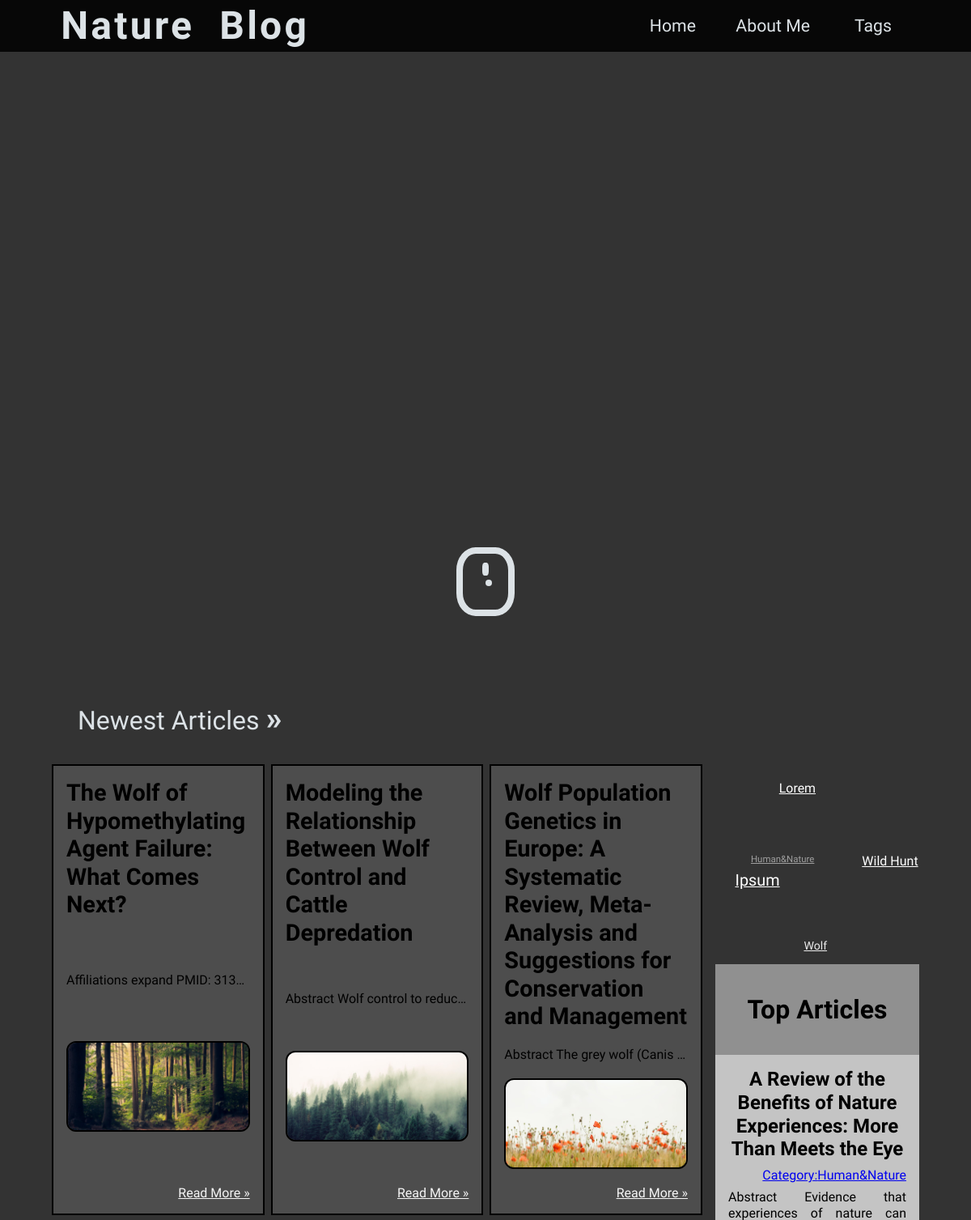
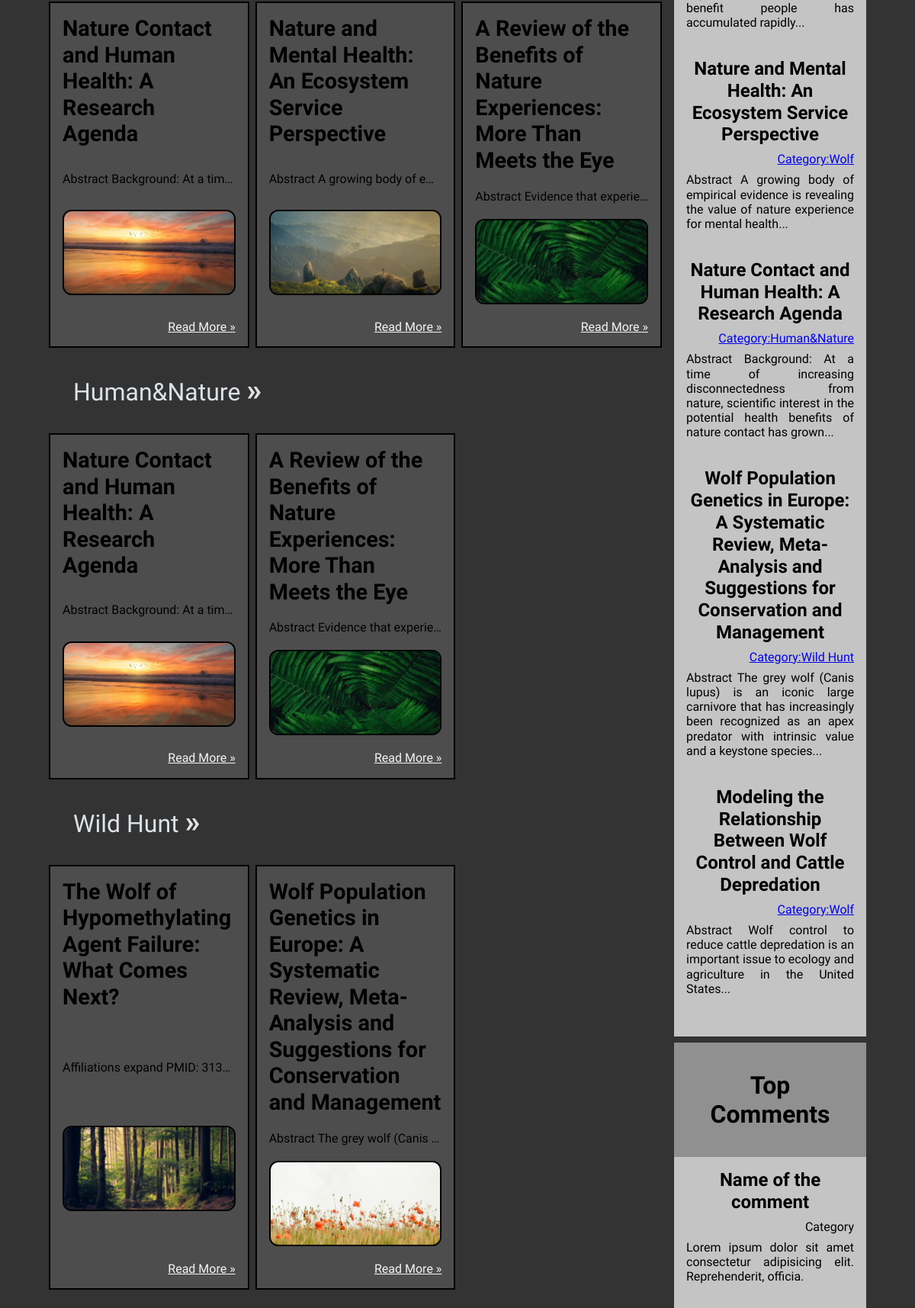
The page / (upper part) on the database its author committed (2 pictures, top to bottom).
### tables this page shows
CREATE TABLE `articles` (
  `id` int(11) NOT NULL,
  `title` text DEFAULT NULL,
  `text` text DEFAULT NULL,
  `pubdate` timestamp NOT NULL DEFAULT current_timestamp(),
  `categorieID` int(11) NOT NULL,
  `views` int(11) NOT NULL DEFAULT 0,
  `img` text NOT NULL
);

CREATE TABLE `categories` (
  `id` int(11) NOT NULL,
  `name` varchar(350) NOT NULL
);

### includes/tagBox.php (called while the page is built, shortened)
<?php
$categories = mysqli_query($connection, "SELECT * FROM `categories`")
?>

### includes/config.php (called while the page is built, shortened)
<?php
$config = array(
  'title' => 'Nature Blog',
  'db' => array(
    'server' => 'localhost',
    'username' => 'root',
    'password' => '',
    'name' => 'NatureBlog'
  )
);

### index.php (the view, shortened to what this page needs)
<?php
require "includes/config.php";
?>
<!DOCTYPE html>
<html lang="en">
<head>
  <link rel="stylesheet" href="css/main.min.css" />
</head>
<body>
  <?php include 'includes/tagBox.php' ?>
  <div class="showcase-container">
    <nav>
      <div class="nature-blog">
        <h1><?php echo $config['title']; ?></h1>
      </div>
      <div class="menu-wrapper">
        <ul class="menu">
          <li><a href="#" target="_blank">Home</a></li>
          <li><a href="pages/about-me.php">About Me</a></li>
          <li class="menuTags"><a href="#">Tags</a></li>
        </ul>
      </div>
    </nav>
    <div class="showcase-video-wrapper">
      <video class="showcase-video" autoplay="autoplay" muted="muted" loop>
        <source src="media/Wolf - 27516.mp4" type="video/mp4" />
      </video>
      <a href="#section1" class="mouse">
        <div class="scroll"></div>
        <div class="dot"></div>
      </a>
    </div>
  </div>
  <section class="main-content-wrapper">
    <main id="section1" class="main-content">
      <div class="main-left show-on-scroll">
        <div class="title">
          <a href="" class="tagArt">
            Newest Articles <span> &#187;</span>
          </a>
        </div>
        <div class="articles-block">
          <?php
          $articles = mysqli_query($connection, "SELECT * FROM `articles` ORDER BY `id` DESC LIMIT 10 ");
          ?>
          <?php
          while ($art = mysqli_fetch_assoc($articles)) {
          ?>
            <div class="article">
              <h2 class="idx-art-h2"><?php echo $art['title']; ?></h2>
              <p class="idx-art-para">
                <?php echo $art['text']; ?>
              </p>
              <img class="idx-art-img" src="media/articles/<?php echo $art['img']; ?>min.jpg" alt="image of nature" />
              <span><a href="pages/article.php?id=<?php echo $art['id']; ?>">Read More &#187;</a></span>
            </div>
          <?php
          }
          ?>
        </div>
        <div class="title">
          <a href="pages/articles.php?categorie=1" class="tagArt">
            <?php
            $cat = mysqli_query($connection, "SELECT * FROM `categories` WHERE `id`=1");
            $humanCat = mysqli_fetch_assoc($cat);
            echo $humanCat['name'];
            ?>
            <span> &#187;</span>
          </a>
        </div>
        <div class="articles-block">
          <?php
          $articles = mysqli_query($connection, "SELECT * FROM `articles` WHERE `categorieID`=1 ORDER BY `id` DESC LIMIT 3");
          while ($art = mysqli_fetch_assoc($articles)) {
          ?>
            <div class="article">
              <h2><?php echo $art['title']; ?></h2>
              <p>
                <?php echo $art['text']; ?>
              </p>
              <img src="media/articles/<?php echo $art['img']; ?>min.jpg" alt="" />
              <span><a href="pages/article.php?id=<?php echo $art['id']; ?>">Read More &#187;</a></span>
            </div>
          <?php } ?>
        </div>
        <div class="title">
          <a class="tagArt" href="pages/articles.php?categorie=3">
            <?php
            $cat = mysqli_query($connection, "SELECT * FROM `categories` WHERE `id`=3");
            $humanCat = mysqli_fetch_assoc($cat);
            echo $humanCat['name'];
            ?>
            <span> &#187;</span>
          </a>
        </div>
        <div class="articles-block">
          <?php
          $articles = mysqli_query($connection, "SELECT * FROM `articles` WHERE `categorieID`=3 ORDER BY `id` DESC LIMIT 3");
          while ($art = mysqli_fetch_assoc($articles)) {
          ?>
            <div class="article">
              <h2><?php echo $art['title']; ?></h2>
              <p>
                <?php echo $art['text']; ?>
              </p>
              <img src="media/articles/<?php echo $art['img']; ?>min.jpg" alt="" />
              <span><a href="pages/article.php?id=<?php echo $art['id']; ?>">Read More &#187;</a></span>
            </div>
          <?php } ?>
        </div>
        <div class="interesting-fact-wrapper">
        </div>
      </div>
      <div class="main-right">
        <?php include 'includes/tagCloud.php'; ?>
        <div class="top-articles">
          <div class="top-articles-header">
            <h2>Top Articles</h2>
          </div>
          <div class="articles-section">
            <?php
            $toparticles = mysqli_query($connection, "SELECT * FROM `articles` LIMIT 0, 5
            ");
            ?>
            <?php
            while ($topArt = mysqli_fetch_array($toparticles)) { ?>
              <div class="top-articles-article">
                <div class="name">
                  <h2><?php echo $topArt['title'] ?></h2>
                </div>
                <?php
                $art_cat = false;
                foreach ($categories as $cat) {
                  if ($cat['id'] == $topArt['categorieID']) {
                    $art_cat = $cat;
                    break;
                  }
                }
                ?>
                <div class="category"><a href="pages/article.php">Category:<?php echo $art_cat['name']; ?> </a></div>
                <div class="desc">
                  <?php
                  $content = $topArt['text'];
                  $dot = ".";
                  $position = stripos($content, $dot);
                  if ($position) {
                    $firstTwo = substr($content, 0, $position);
                    echo $firstTwo . "...";
                  } else {
                  }
                  ?>
                </div>
              </div>
            <?php
            };
            ?>
          </div>
        </div>
        <div class="top-articles">
          <div class="top-articles-header">
            <h2>Top Comments</h2>
          </div>
          <div class="articles-section">
            <div class="top-articles-article">
              <div class="name">
                <h2>Name of the comment</h2>
              </div>
              <div class="category">Category</div>
              <div class="desc">
                Lorem ipsum dolor sit amet consectetur adipisicing elit.
                Reprehenderit, officia.
              </div>
            </div>
          </div>
        </div>
      </div>
    </main>
  </section>
</body>
</html>

### includes/tagCloud.php
<?php
$cater = mysqli_query($connection, "SELECT * FROM `categories`");
?>
<div class="cloud">
  <div class="tagBall">
    <?php
    while ($catt = mysqli_fetch_assoc($cater)) {
    ?>
      <a class="tag" href="categorie.php?=id<?php echo $catt['id']; ?>"><?php echo $catt['name']; ?></a>
    <?php } ?>
  </div>
</div>

### rows shown on the page
articles: title "The Wolf of Hypomethylating Agent Failure: What Comes Next?", text "Affiliations expand PMID: 313…", shows a picture
articles: title "Modeling the Relationship Between Wolf Control and Cattle Depredation", text "Abstract Wolf control to reduc…", shows a picture, categorieID.name "Wolf", text "Abstract Wolf control to reduce cattle depredation is an important issue to ecology and agriculture in the United States"
articles: title "Wolf Population Genetics in Europe: A Systematic Review, Meta-Analysis and Suggestions for Conservation and Management", text "Abstract The grey wolf (Canis…", shows a picture, categorieID.name "Wild Hunt", text "Abstract The grey wolf (Canis lupus) is an iconic large carnivore that has increasingly been recognized as an apex predator with intrinsic value and a keystone species"
articles: title "Nature Contact and Human Health: A Research Agenda", text "Abstract Background: At a tim…", shows a picture, categorieID.name "Human&Nature", text "Abstract Background: At a time of increasing disconnectedness from nature, scientific interest in the potential health benefits of nature contact has grown"
articles: title "Nature and Mental Health: An Ecosystem Service Perspective", text "Abstract A growing body of e…", shows a picture, categorieID.name "Wolf", text "Abstract A growing body of empirical evidence is revealing the value of nature experience for mental health"
articles: title "A Review of the Benefits of Nature Experiences: More Than Meets the Eye", text "Abstract Evidence that experie…", shows a picture, categorieID.name "Human&Nature", text "Abstract Evidence that experiences of nature can benefit people has accumulated rapidly"
categories: name "Human&Nature"
categories: name "Wild Hunt"
categories: name "Wolf"
categories: name "Lorem"
categories: name "Ipsum"

### other values the page prints
$config['title'] "Nature Blog"
